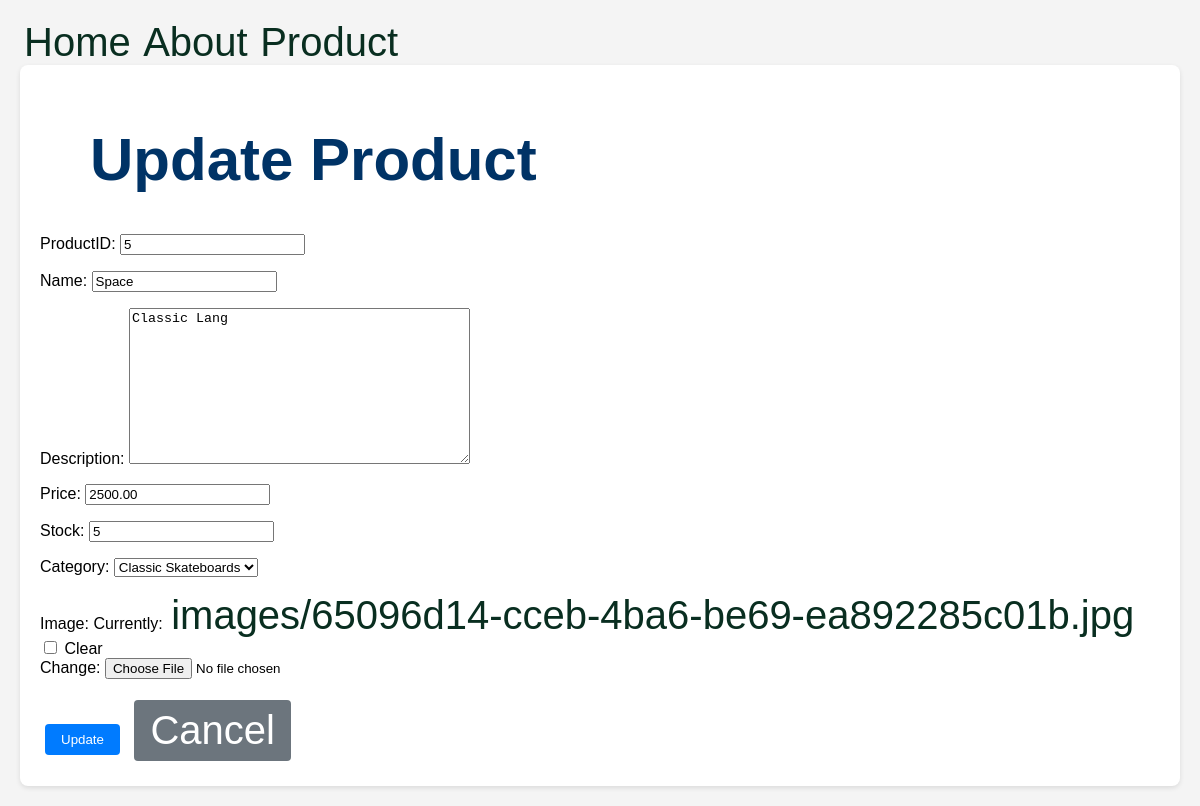
Screenshot of /product/5/update/ with the database file from the repository.
### app/models.py (models this page shows, shortened)
class Product(models.Model):
    productID = models.CharField(max_length=20, primary_key=True)
    name = models.CharField(max_length=100)
    description = models.TextField()
    price = models.DecimalField(max_digits=10, decimal_places=2)
    stock = models.PositiveIntegerField()
    category = models.ForeignKey(Category, related_name="products", on_delete=models.CASCADE)
    image = models.ImageField(null=True, blank=True, upload_to='images/')

class Category(models.Model):
    categoryID = models.AutoField(primary_key=True)
    name = models.CharField(max_length=50, unique=True)
    description = models.TextField(null=True, blank=True)
    def __str__(self):
        return self.name

### app/views.py (the view)
# urls.py: path('product/<int:pk>/update/', ProductUpdateView.as_view(), name='product_update'),
class ProductUpdateView(UpdateView):
    model = Product
    fields = '__all__'
    success_url = reverse_lazy('product_list')

### app/templates/app/product_form.html (shortened to what this page needs)
{% extends 'app/base.html' %}
{% load static %}
{% block content %}
    <link rel="stylesheet" href="{% static 'css/style.css' %}">
<div class="form-container">  <h1>{% if form.instance.pk %}Update{% else %}Create{% endif %} Product</h1>  <form method="post" enctype="multipart/form-data">
        {{ form.as_p }}  <button type="submit" class="btn btn-submit">{% if form.instance.pk %}Update{% else %}Create{% endif %}</button>
        <a href="{% url 'product_list' %}" class="btn btn-cancel">Cancel</a>  </form>
</div>
{% endblock content %}

### static/css/base.css (style rules this page uses)
h1 { color: #003366; margin-left: 50px; font-size: 60px; }
a { color: #092e20; font-size: 40px; box-shadow: inset 0 0 0 0 gray; padding: 0 .25rem; transition: color .3s ease-in-out, box-shadow .3s ease-in-out; text-decoration: none; position: relative; }
body { background-repeat: no-repeat; background-attachment: fixed; background-size: cover; }

### static/css/style.css (style rules this page uses)
body { font-family: sans-serif; margin: 20px; background-color: #f4f4f4; }
.product-list-container, .form-container { background-color: white; padding: 20px; border-radius: 8px; box-shadow: 0 2px 5px rgba(0, 0, 0, 0.1); margin-bottom: 20px; }
.btn { display: inline-block; padding: 8px 16px; margin: 5px; text-decoration: none; border-radius: 4px; border: none; cursor: pointer; transition: background-color 0.3s; }
.btn-create, .btn-submit { background-color: #007bff; color: white; }
.btn-cancel { background-color: #6c757d; color: white; }

### rows the page displays
Product: productID "5", name "Space", description "Classic Lang", price "2500.00", stock "5", category "Classic Skateboards"
